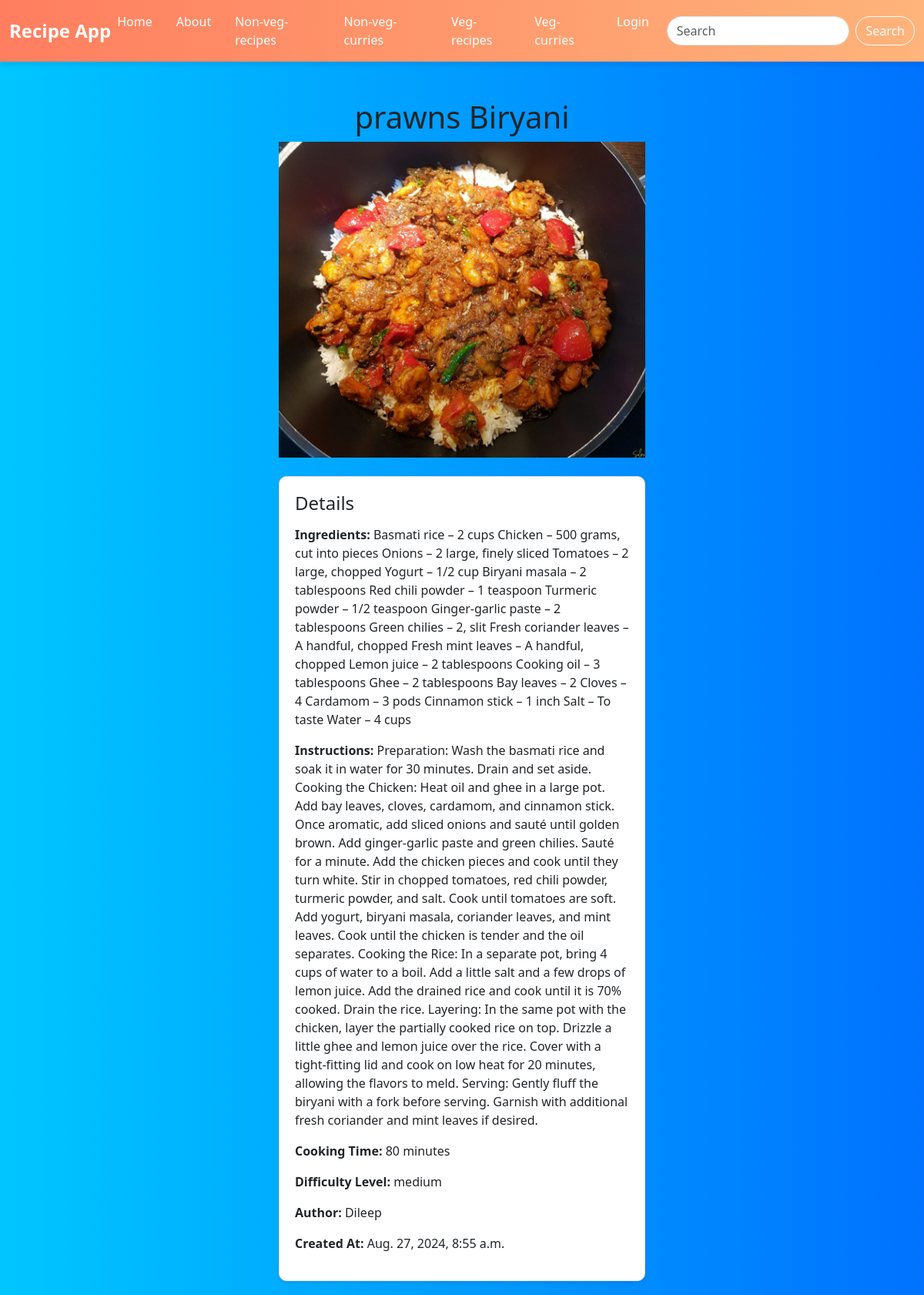
/view_details/3/nonveg/ (upper part), run on an earlier commit of the app's database.
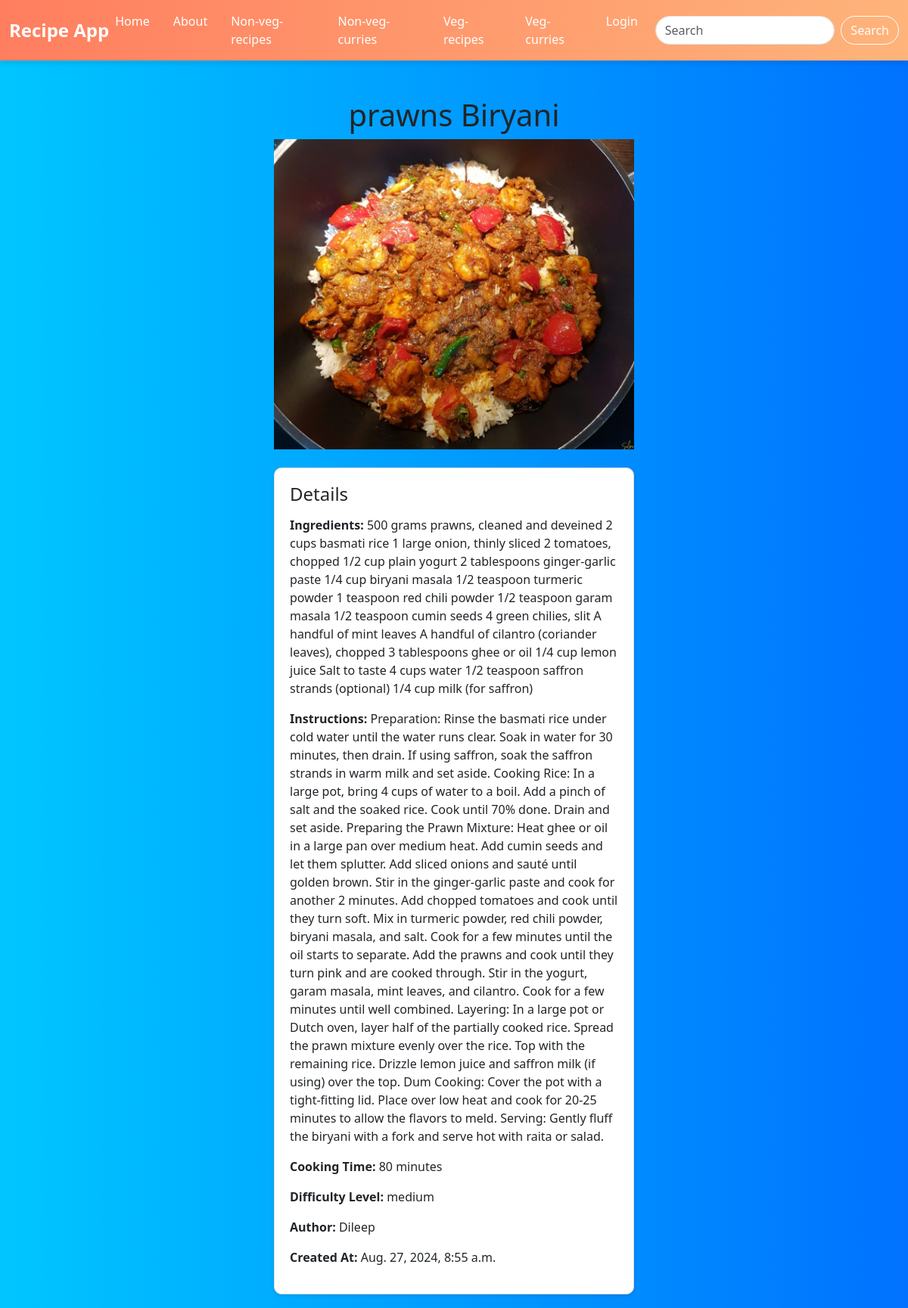
And on a later commit of the database.
### recipe_app/models.py (models this page shows, shortened)
class Non_veg_recipes(models.Model):
    title = models.CharField(max_length=100)
    ingredients = models.TextField()
    instructions = models.TextField()
    cooking_time = models.IntegerField()
    difficulty_level = models.CharField(max_length=20)
    image = models.ImageField(upload_to='recipe_images/', null=True, blank=True)
    created_at = models.DateTimeField(auto_now_add=True)
    author = models.ForeignKey(User, on_delete=models.CASCADE)
    video = models.URLField(null=True, blank=True)

### recipe_app/views.py (the view)
# urls.py: path('view_details/<int:recipe_id>/<str:recipe_type>/', views.view_details, name='view_details'),
def view_details(request, recipe_id, recipe_type):
    if recipe_type == 'veg':
        recipe = get_object_or_404(Veg_recipes, id=recipe_id)
    elif recipe_type == 'nonveg':
        recipe = get_object_or_404(Non_veg_recipes, id=recipe_id)
    elif recipe_type == 'veg_curries':
        recipe = get_object_or_404(Veg_curries, id=recipe_id)
    elif recipe_type == 'nonveg_curries':
        recipe = get_object_or_404(Non_veg_curries, id=recipe_id)
    else:
        return render(request, '404.html', status=404)
    return render(request, 'view_details.html', {'recipe': recipe})

### templates/view_details.html (shortened to what this page needs)
{% extends 'base.html' %}
{% load static %}
{% block content %}
<div class="container">
    <h1 class="text-center mt-4">{{ recipe.title }}</h1>
    <div class="text-center mb-4">
        <img src="{{ recipe.image.url }}" class="img-fluid" alt="{{ recipe.title }}">
    </div>
    <div class="card">
        <div class="card-body">
            <h4>Details</h4>
            <p><strong>Ingredients:</strong> {{ recipe.ingredients }}</p>
            <p><strong>Instructions:</strong> {{ recipe.instructions }}</p>
            <p><strong>Cooking Time:</strong> {{ recipe.cooking_time }} minutes</p>
            <p><strong>Difficulty Level:</strong> {{ recipe.difficulty_level }}</p>
            <p><strong>Author:</strong> {{ recipe.author }}</p>
            <p><strong>Created At:</strong> {{ recipe.created_at }}</p>
        </div>
    </div>
</div>
<br><br>
{% endblock %}

What changed in the data, as far as the page shows it:
changed Non_veg_recipes "prawns Biryani": ingredients "Basmati rice – 2 cups Chicken – 500 grams, cut into pieces Onions – 2 large, finely sliced Tomatoes – 2 large, chopped Yogurt – 1/2 cup Biryani masala – 2 tablespoons Red chili powder – 1 teaspoon Turmeric powder – 1/2 teaspoon Ginger-garlic paste – 2 tablespoons Green chilies – 2, slit Fresh coriander leaves – A handful, chopped Fresh mint leaves – A handful, chopped Lemon juice – 2 tablespoons Cooking oil – 3 tablespoons Ghee – 2 tablespoons Bay leaves – 2 Cloves – 4 Cardamom – 3 pods Cinnamon stick – 1 inch Salt – To taste Water – 4 cups" → "500 grams prawns, cleaned and deveined 2 cups basmati rice 1 large onion, thinly sliced 2 tomatoes, chopped 1/2 cup plain yogurt 2 tablespoons ginger-garlic paste 1/4 cup biryani masala 1/2 teaspoon turmeric powder 1 teaspoon red chili powder 1/2 teaspoon garam masala 1/2 teaspoon cumin seeds 4 green chilies, slit A handful of mint leaves A handful of cilantro (coriander leaves), chopped 3 tablespoons ghee or oil 1/4 cup lemon juice Salt to taste 4 cups water 1/2 teaspoon saffron strands (optional) 1/4 cup milk (for saffron)"; instructions "Preparation: Wash the basmati rice and soak it in water for 30 minutes. Drain and set aside. Cooking the Chicken: Heat oil and ghee in a large pot. Add bay leaves, cloves, cardamom, and cinnamon stick. Once aromatic, add sliced onions and sauté until golden brown. Add ginger-garlic paste and green chilies. Sauté for a minute. Add the chicken pieces and cook until they turn white. Stir in chopped tomatoes, red chili powder, turmeric powder, and salt. Cook until tomatoes are soft. Add yogurt, biryani masala, coriander leaves, and mint leaves. Cook until the chicken is tender and the oil separates. Cooking the Rice: In a separate pot, bring 4 cups of water to a boil. Add a little salt and a…" → "Preparation: Rinse the basmati rice under cold water until the water runs clear. Soak in water for 30 minutes, then drain. If using saffron, soak the saffron strands in warm milk and set aside. Cooking Rice: In a large pot, bring 4 cups of water to a boil. Add a pinch of salt and the soaked rice. Cook until 70% done. Drain and set aside. Preparing the Prawn Mixture: Heat ghee or oil in a large pan over medium heat. Add cumin seeds and let them splutter. Add sliced onions and sauté until golden brown. Stir in the ginger-garlic paste and cook for another 2 minutes. Add chopped tomatoes and cook until they turn soft. Mix in turmeric powder, red chili powder, biryani masala, and salt. Cook for…"
